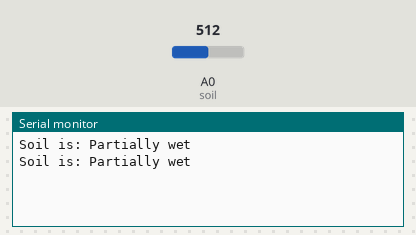
Simulated run of this sketch. Board: Arduino Uno, built with avr-gcc and run on an emulated ATmega328P. Shown: the last lines printed to the serial monitor. The inputs (shaded band) are chosen by the test bench; at power-on: A0 (soil) = 512.

Above: at 1.8 s.
1.9 s: A0 (soil) set to 485
At 2.6 s:
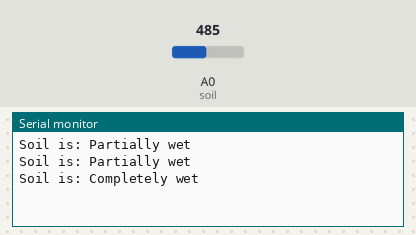
7.5 s: A0 (soil) set to 989
At 8.4 s:
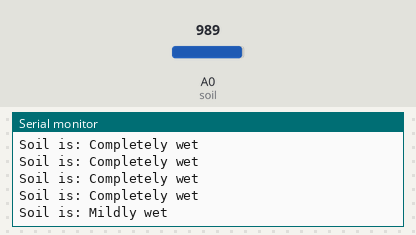
9.0 s: A0 (soil) set to 1011
At 9.8 s:
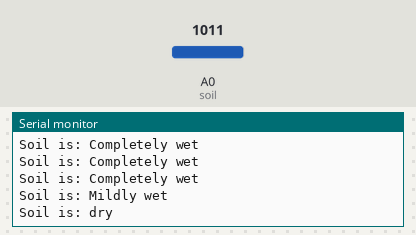

The sketch:

Analog_soilMoisture.ino
```cpp
int soil = A0;
int soilvalue;

void setup() {
  // put your setup code here, to run once:
  Serial.begin(9600);
  pinMode(soil, INPUT);
}

void loop() {
  // put your main code here, to run repeatedly:
  soilvalue = analogRead(soil);
  Serial.print("Soil is: ");
  if(soilvalue >= 1000){
    Serial.println("dry");
  }
  else if(soilvalue >= 600 && soilvalue < 1000){
    Serial.println("Mildly wet");
  }
  else if(soilvalue >= 500 && soilvalue < 600){
    Serial.println("Partially wet");
  }
  else{
    Serial.println("Completely wet");
  }
  delay(1000);
}
```

Measured:
- the behaviour switches between 500 and 499 on A0 (soil) (found by bisection; images 0 and 1)
- the behaviour switches between 999 and 1000 on A0 (soil) (found by bisection; images 2 and 3)
- after the input at 1.9 s, the serial monitor: prints a new line after 0.10 s (image 1)
- after the input at 7.5 s, the serial monitor: prints a new line after 0.50 s (image 2)
- after the input at 9.0 s, the serial monitor: prints a new line at once (image 3)
